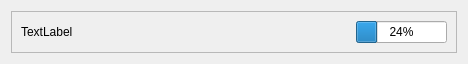
<?xml version="1.0" encoding="UTF-8"?>
<ui version="4.0">
 <class>ThreadProgress</class>
 <widget class="QWidget" name="ThreadProgress">
  <property name="geometry">
   <rect>
    <x>0</x>
    <y>0</y>
    <width>468</width>
    <height>49</height>
   </rect>
  </property>
  <property name="windowTitle">
   <string>Dialog</string>
  </property>
  <layout class="QGridLayout" name="gridLayout_2">
   <item row="0" column="0">
    <widget class="QFrame" name="frame">
     <property name="frameShape">
      <enum>QFrame::StyledPanel</enum>
     </property>
     <property name="frameShadow">
      <enum>QFrame::Raised</enum>
     </property>
     <layout class="QGridLayout" name="gridLayout">
      <item row="0" column="0">
       <layout class="QHBoxLayout" name="horizontalLayout">
        <item>
         <widget class="QLabel" name="threadText">
          <property name="text">
           <string>TextLabel</string>
          </property>
         </widget>
        </item>
        <item>
         <widget class="QProgressBar" name="threadProgress">
          <property name="sizePolicy">
           <sizepolicy hsizetype="Maximum" vsizetype="Fixed">
            <horstretch>0</horstretch>
            <verstretch>0</verstretch>
           </sizepolicy>
          </property>
          <property name="value">
           <number>24</number>
          </property>
         </widget>
        </item>
       </layout>
      </item>
     </layout>
    </widget>
   </item>
  </layout>
 </widget>
 <resources/>
 <connections/>
</ui>
